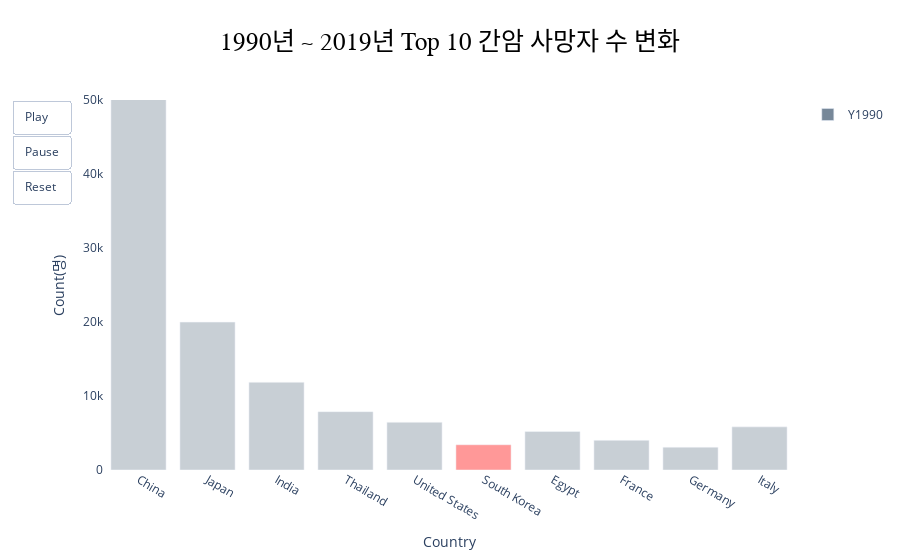

Notebook source saved alongside this figure:
### Code cell
# Bar Plot 생성
fig = go.Figure()

colors = ['lightslategray','lightslategray','lightslategray',
          'lightslategray','lightslategray','red',
          'lightslategray','lightslategray','lightslategray',
          'lightslategray']

# 초기 프레임 추가
fig.add_trace(go.Bar(x=top10_years['Entity'], y=top10_years['Y1990'],
                     marker_color=colors,
                     name='Y1990'))

# 추가 프레임 및 애니메이션 설정
for column in top10_years.columns[3:]:
    fig.add_trace(go.Bar(x=top10_years['Entity'], y=top10_years[column], visible=False))

fig.update_layout(updatemenus=[dict(type='buttons', showactive=False, buttons=[
    dict(label='Play',
         method='animate',
         args=[None, dict(frame=dict(duration=500, redraw=True), fromcurrent=True)]),
    dict(label='Pause',
         method='animate',
         args=[[None], dict(frame=dict(duration=0, redraw=False), mode='immediate')],
         ),
    dict(label='Reset',
         method='animate',
         args=[None, dict(frame=dict(duration=0, redraw=True), fromcurrent=True)],
         ),
])])

# 애니메이션 프레임 설정
frames = [go.Frame(data=[go.Bar(x=top10_years['Entity'], y=top10_years[column], name=column)])
          for column in top10_years.columns[3:]]
fig.frames = frames

# Y축 범위 고정
fig.update_yaxes(range=[0, 50000])  # 원하는 범위로 수정

# 그래프 레이아웃 설정
fig.update_layout(title_text="1990년 ~ 2019년 Top 10 간암 사망자 수 변화",
                  title_x = 0.5,
                  title_xanchor = 'center',
                  title_font_size = 25,
                  title_font_color = 'black',
                  title_font_family = 'NanumSquare',
                  plot_bgcolor='#ffffff',
                  xaxis=dict(title='Country'),
                  yaxis=dict(title='Count(명)'),
                  showlegend=True)

fig.update_traces(#marker_color= 히스토그램 색, 
                 #marker_line_width=히스토그램 테두리 두깨,                            
                 #marker_line_color=히스토그램 테두리 색,
                 marker_opacity = 0.4,
                 )
# 그래프 출력
fig.show()

# 저장
fig.write_image("../figure/cancer_death_count_ani.png")

### Figure 1 — Plotly figure (JSON) as saved in the notebook; plotly's stock layout.template omitted (floating-point values rounded to 4 significant figures)
{"data": [{"marker": {"color": ["lightslategray", "lightslategray", "lightslategray", "lightslategray", "lightslategray", "red", "lightslategray", "lightslategray", "lightslategray", "lightslategray"], "opacity": 0.4}, "name": "Y1990", "type": "bar", "x": ["China", "Japan", "India", "Thailand", "United States", "South Korea", "Egypt", "France", "Germany", "Italy"], "y": [232449, 19987, 11859, 7883, 6454, 3413, 5198, 4009, 3082, 5829]}, {"marker": {"opacity": 0.4}, "type": "bar", "visible": false, "x": ["China", "Japan", "India", "Thailand", "United States", "South Korea", "Egypt", "France", "Germany", "Italy"], "y": [244908, 21213, 12225, 8361, 6729, 3289, 5292, 4253, 3146, 6095]}, {"marker": {"opacity": 0.4}, "type": "bar", "visible": false, "x": ["China", "Japan", "India", "Thailand", "United States", "South Korea", "Egypt", "France", "Germany", "Italy"], "y": [256415, 22768, 12563, 8766, 7085, 3171, 5202, 4502, 3217, 6317]}, {"marker": {"opacity": 0.4}, "type": "bar", "visible": false, "x": ["China", "Japan", "India", "Thailand", "United States", "South Korea", "Egypt", "France", "Germany", "Italy"], "y": [268173, 24566, 13085, 9070, 7499, 3092, 5325, 4781, 3334, 6603]}, {"marker": {"opacity": 0.4}, "type": "bar", "visible": false, "x": ["China", "Japan", "India", "Thailand", "United States", "South Korea", "Egypt", "France", "Germany", "Italy"], "y": [279913, 26455, 13524, 9431, 7897, 3099, 5464, 5120, 3472, 6777]}, {"marker": {"opacity": 0.4}, "type": "bar", "visible": false, "x": ["China", "Japan", "India", "Thailand", "United States", "South Korea", "Egypt", "France", "Germany", "Italy"], "y": [289004, 29563, 13875, 9781, 8329, 3088, 5529, 5342, 3571, 6711]}, {"marker": {"opacity": 0.4}, "type": "bar", "visible": false, "x": ["China", "Japan", "India", "Thailand", "United States", "South Korea", "Egypt", "France", "Germany", "Italy"], "y": [295270, 31603, 14560, 10135, 8712, 3699, 5651, 5594, 3733, 6767]}, {"marker": {"opacity": 0.4}, "type": "bar", "visible": false, "x": ["China", "Japan", "India", "Thailand", "United States", "South Korea", "Egypt", "France", "Germany", "Italy"], "y": [296720, 33379, 15496, 9941, 9120, 4999, 5792, 5773, 3908, 6750]}, {"marker": {"opacity": 0.4}, "type": "bar", "visible": false, "x": ["China", "Japan", "India", "Thailand", "United States", "South Korea", "Egypt", "France", "Germany", "Italy"], "y": [296303, 35228, 15941, 10471, 9614, 6877, 5902, 5980, 4131, 6752]}, {"marker": {"opacity": 0.4}, "type": "bar", "visible": false, "x": ["China", "Japan", "India", "Thailand", "United States", "South Korea", "Egypt", "France", "Germany", "Italy"], "y": [293251, 36364, 16131, 11333, 10124, 8683, 6057, 6121, 4464, 6915]}, {"marker": {"opacity": 0.4}, "type": "bar", "visible": false, "x": ["China", "Japan", "India", "Thailand", "United States", "South Korea", "Egypt", "France", "Germany", "Italy"], "y": [278157, 36610, 16653, 11623, 10611, 10228, 6156, 6046, 4974, 6846]}, {"marker": {"opacity": 0.4}, "type": "bar", "visible": false, "x": ["China", "Japan", "India", "Thailand", "United States", "South Korea", "Egypt", "France", "Germany", "Italy"], "y": [248727, 36487, 17335, 11464, 11034, 11100, 6760, 6072, 5263, 6678]}, {"marker": {"opacity": 0.4}, "type": "bar", "visible": false, "x": ["China", "Japan", "India", "Thailand", "United States", "South Korea", "Egypt", "France", "Germany", "Italy"], "y": [209304, 36396, 17974, 12058, 11534, 11647, 7267, 6142, 5567, 6485]}, {"marker": {"opacity": 0.4}, "type": "bar", "visible": false, "x": ["China", "Japan", "India", "Thailand", "United States", "South Korea", "Egypt", "France", "Germany", "Italy"], "y": [176241, 36647, 18393, 12596, 12072, 11883, 7801, 6217, 5822, 6132]}, {"marker": {"opacity": 0.4}, "type": "bar", "visible": false, "x": ["China", "Japan", "India", "Thailand", "United States", "South Korea", "Egypt", "France", "Germany", "Italy"], "y": [152815, 36626, 18712, 13431, 12597, 11890, 8212, 6212, 6096, 5959]}, {"marker": {"opacity": 0.4}, "type": "bar", "visible": false, "x": ["China", "Japan", "India", "Thailand", "United States", "South Korea", "Egypt", "France", "Germany", "Italy"], "y": [142981, 36623, 19771, 14275, 13339, 11728, 8555, 6306, 6327, 5803]}, {"marker": {"opacity": 0.4}, "type": "bar", "visible": false, "x": ["China", "Japan", "India", "Thailand", "United States", "South Korea", "Egypt", "France", "Germany", "Italy"], "y": [139761, 36358, 20732, 15177, 14039, 11792, 9203, 6415, 6525, 5779]}, {"marker": {"opacity": 0.4}, "type": "bar", "visible": false, "x": ["China", "Japan", "India", "Thailand", "United States", "South Korea", "Egypt", "France", "Germany", "Italy"], "y": [139125, 36129, 21627, 15982, 14730, 11920, 9779, 6602, 6742, 5794]}, {"marker": {"opacity": 0.4}, "type": "bar", "visible": false, "x": ["China", "Japan", "India", "Thailand", "United States", "South Korea", "Egypt", "France", "Germany", "Italy"], "y": [143232, 35720, 22432, 16734, 15408, 12035, 10416, 6839, 6925, 5939]}, {"marker": {"opacity": 0.4}, "type": "bar", "visible": false, "x": ["China", "Japan", "India", "Thailand", "United States", "South Korea", "Egypt", "France", "Germany", "Italy"], "y": [142571, 35094, 22699, 17491, 16048, 12152, 11774, 7000, 7064, 6140]}, {"marker": {"opacity": 0.4}, "type": "bar", "visible": false, "x": ["China", "Japan", "India", "Thailand", "United States", "South Korea", "Egypt", "France", "Germany", "Italy"], "y": [141707, 34720, 23700, 18545, 16713, 12264, 11979, 7206, 7049, 6398]}, {"marker": {"opacity": 0.4}, "type": "bar", "visible": false, "x": ["China", "Japan", "India", "Thailand", "United States", "South Korea", "Egypt", "France", "Germany", "Italy"], "y": [140688, 34350, 24806, 19431, 17462, 12308, 12295, 7343, 7040, 6630]}, {"marker": {"opacity": 0.4}, "type": "bar", "visible": false, "x": ["China", "Japan", "India", "Thailand", "United States", "South Korea", "Egypt", "France", "Germany", "Italy"], "y": [142470, 33877, 25115, 20036, 18108, 12421, 12521, 7474, 7077, 6829]}, {"marker": {"opacity": 0.4}, "type": "bar", "visible": false, "x": ["China", "Japan", "India", "Thailand", "United States", "South Korea", "Egypt", "France", "Germany", "Italy"], "y": [148066, 33343, 25939, 20334, 18761, 12477, 12541, 7545, 7125, 6831]}, {"marker": {"opacity": 0.4}, "type": "bar", "visible": false, "x": ["China", "Japan", "India", "Thailand", "United States", "South Korea", "Egypt", "France", "Germany", "Italy"], "y": [156909, 32818, 26136, 20798, 19541, 12580, 12784, 7563, 7204, 6824]}, {"marker": {"opacity": 0.4}, "type": "bar", "visible": false, "x": ["China", "Japan", "India", "Thailand", "United States", "South Korea", "Egypt", "France", "Germany", "Italy"], "y": [164943, 32511, 27431, 21338, 20428, 12734, 13133, 7713, 7395, 6787]}, {"marker": {"opacity": 0.4}, "type": "bar", "visible": false, "x": ["China", "Japan", "India", "Thailand", "United States", "South Korea", "Egypt", "France", "Germany", "Italy"], "y": [172587, 32467, 28189, 22204, 21382, 12956, 13304, 7644, 7522, 6402]}, {"marker": {"opacity": 0.4}, "type": "bar", "visible": false, "x": ["China", "Japan", "India", "Thailand", "United States", "South Korea", "Egypt", "France", "Germany", "Italy"], "y": [178251, 32622, 28930, 23015, 21981, 13489, 13337, 7732, 7565, 6647]}, {"marker": {"opacity": 0.4}, "type": "bar", "visible": false, "x": ["China", "Japan", "India", "Thailand", "United States", "South Korea", "Egypt", "France", "Germany", "Italy"], "y": [182139, 33708, 29844, 23759, 22833, 13910, 13451, 7718, 7643, 6790]}, {"marker": {"opacity": 0.4}, "type": "bar", "visible": false, "x": ["China", "Japan", "India", "Thailand", "United States", "South Korea", "Egypt", "France", "Germany", "Italy"], "y": [187700, 34515, 30709, 24527, 23807, 14477, 13590, 7792, 7743, 6919]}], "layout": {"plot_bgcolor": "#ffffff", "showlegend": true, "title": {"font": {"color": "black", "family": "NanumSquare", "size": 25}, "text": "1990년 ~ 2019년 Top 10 간암 사망자 수 변화", "x": 0.5, "xanchor": "center"}, "updatemenus": [{"buttons": [{"args": [null, {"frame": {"duration": 500, "redraw": true}, "fromcurrent": true}], "label": "Play", "method": "animate"}, {"args": [[null], {"frame": {"duration": 0, "redraw": false}, "mode": "immediate"}], "label": "Pause", "method": "animate"}, {"args": [null, {"frame": {"duration": 0, "redraw": true}, "fromcurrent": true}], "label": "Reset", "method": "animate"}], "showactive": false, "type": "buttons"}], "xaxis": {"title": {"text": "Country"}}, "yaxis": {"range": [0, 50000], "title": {"text": "Count(명)"}}}}
